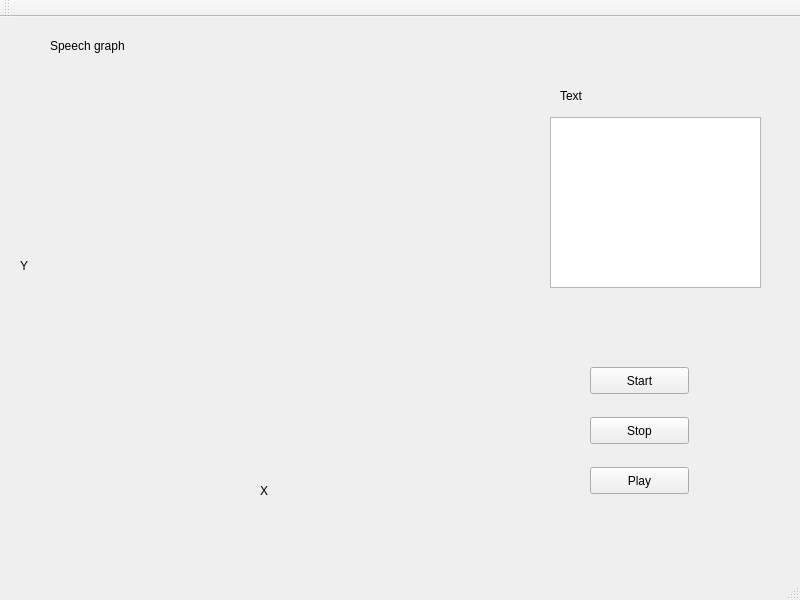
<?xml version="1.0" encoding="UTF-8"?>
<ui version="4.0">
 <class>MainWindow</class>
 <widget class="QMainWindow" name="MainWindow">
  <property name="geometry">
   <rect>
    <x>0</x>
    <y>0</y>
    <width>800</width>
    <height>600</height>
   </rect>
  </property>
  <property name="windowTitle">
   <string>Medical Speech Recognition Demo</string>
  </property>
  <widget class="QWidget" name="centralWidget">
   <widget class="QLabel" name="label_y">
    <property name="geometry">
     <rect>
      <x>20</x>
      <y>240</y>
      <width>17</width>
      <height>17</height>
     </rect>
    </property>
    <property name="text">
     <string>Y</string>
    </property>
   </widget>
   <widget class="QLabel" name="label_x">
    <property name="geometry">
     <rect>
      <x>260</x>
      <y>465</y>
      <width>17</width>
      <height>17</height>
     </rect>
    </property>
    <property name="text">
     <string>X</string>
    </property>
   </widget>
   <widget class="QTextBrowser" name="textBrowser">
    <property name="geometry">
     <rect>
      <x>550</x>
      <y>100</y>
      <width>211</width>
      <height>171</height>
     </rect>
    </property>
   </widget>
   <widget class="QLabel" name="label_text">
    <property name="geometry">
     <rect>
      <x>560</x>
      <y>70</y>
      <width>31</width>
      <height>17</height>
     </rect>
    </property>
    <property name="text">
     <string>Text</string>
    </property>
   </widget>
   <widget class="Graph" name="graph" native="true">
    <property name="enabled">
     <bool>true</bool>
    </property>
    <property name="geometry">
     <rect>
      <x>40</x>
      <y>50</y>
      <width>470</width>
      <height>410</height>
     </rect>
    </property>
   </widget>
   <widget class="QLabel" name="label_graph">
    <property name="geometry">
     <rect>
      <x>50</x>
      <y>20</y>
      <width>91</width>
      <height>17</height>
     </rect>
    </property>
    <property name="text">
     <string>Speech graph</string>
    </property>
   </widget>
   <widget class="QPushButton" name="pushButton_start">
    <property name="geometry">
     <rect>
      <x>590</x>
      <y>350</y>
      <width>99</width>
      <height>27</height>
     </rect>
    </property>
    <property name="text">
     <string>Start</string>
    </property>
   </widget>
   <widget class="QPushButton" name="pushButton_stop">
    <property name="geometry">
     <rect>
      <x>590</x>
      <y>400</y>
      <width>99</width>
      <height>27</height>
     </rect>
    </property>
    <property name="text">
     <string>Stop</string>
    </property>
   </widget>
   <widget class="QPushButton" name="pushButton_play">
    <property name="geometry">
     <rect>
      <x>590</x>
      <y>450</y>
      <width>99</width>
      <height>27</height>
     </rect>
    </property>
    <property name="text">
     <string>Play</string>
    </property>
   </widget>
  </widget>
  <widget class="QToolBar" name="mainToolBar">
   <attribute name="toolBarArea">
    <enum>TopToolBarArea</enum>
   </attribute>
   <attribute name="toolBarBreak">
    <bool>false</bool>
   </attribute>
  </widget>
  <widget class="QStatusBar" name="statusBar"/>
  <widget class="QMenuBar" name="menuBar">
   <property name="geometry">
    <rect>
     <x>0</x>
     <y>0</y>
     <width>800</width>
     <height>31</height>
    </rect>
   </property>
  </widget>
 </widget>
 <layoutdefault spacing="6" margin="11"/>
 <customwidgets>
  <customwidget>
   <class>Graph</class>
   <extends>QWidget</extends>
   <header location="global">graph.h</header>
   <container>1</container>
  </customwidget>
 </customwidgets>
 <resources/>
 <connections/>
</ui>
